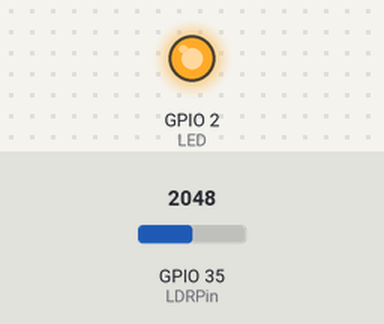
The sketch below on a simulated ESP32. On the bench: output pins drawn as LEDs (lit = HIGH). The inputs (shaded band) are chosen by the test bench; at power-on: GPIO 35 (LDRPin) = 2048. Nothing arrives over Bluetooth unless stated.

Above: at 1.2 s.
1.3 s: GPIO 35 (LDRPin) set to 1575
2.8 s: GPIO 35 (LDRPin) set to 1442
At 3.2 s:
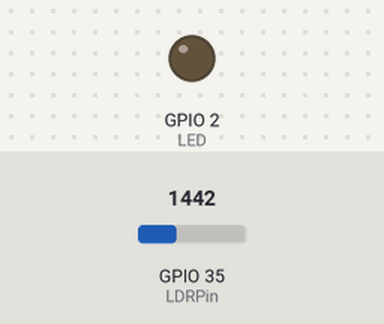
4.3 s: GPIO 35 (LDRPin) set to 1540
At 5.5 s:
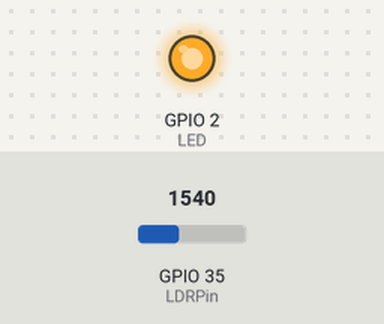
5.8 s: GPIO 35 (LDRPin) set to 1460
At 6.9 s:
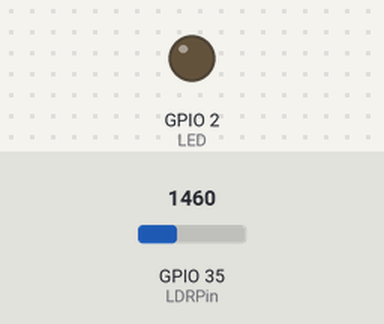
Timing chart, 0 to 8.3 s (numbered marks = the images above; inputs shaded):
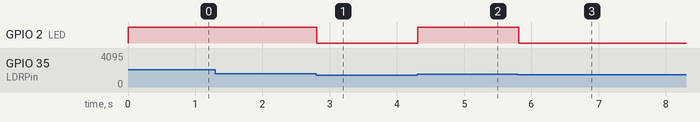

The sketch:

Day6_Project_Bluetooth_lightingLED_ifLDR_isgreaterthan_1500.ino
```cpp
#include "BluetoothSerial.h"
#if !defined(CONFIG_BT_ENABLED) || !defined(CONFIG_BLUEDROID_ENABLED)
#error Bluetooth is not enabled! Please run `make menuconfig` to and enable it
#endif

BluetoothSerial SerialBT;

const int LDRPin = 35;
const int LED = 2;
int LDRValue = 0;

void setup()
{
  pinMode(LDRPin, INPUT);
  pinMode(LED, OUTPUT);
  Serial.begin(115200);
  SerialBT.begin("Divi76hs_ESP32");
}

void loop()
{
  int sensorValue = analogRead(LDRPin);
  SerialBT.println(sensorValue);
  if (sensorValue > 1500)
  {
    digitalWrite(LED, HIGH);
  }
  else
  {
    digitalWrite(LED, LOW);
  }
  delay(100);
}
```

Measured:
- the behaviour switches between 1501 and 1500 on GPIO 35 (LDRPin) (found by bisection; images 0 and 1)
- after the input at 1.3 s, every drawn part: stays the same
- after the input at 2.8 s, GPIO 2 (LED): HIGH → LOW at once
- after the input at 4.3 s, GPIO 2 (LED): LOW → HIGH at once
- after the input at 5.8 s, GPIO 2 (LED): HIGH → LOW at once
